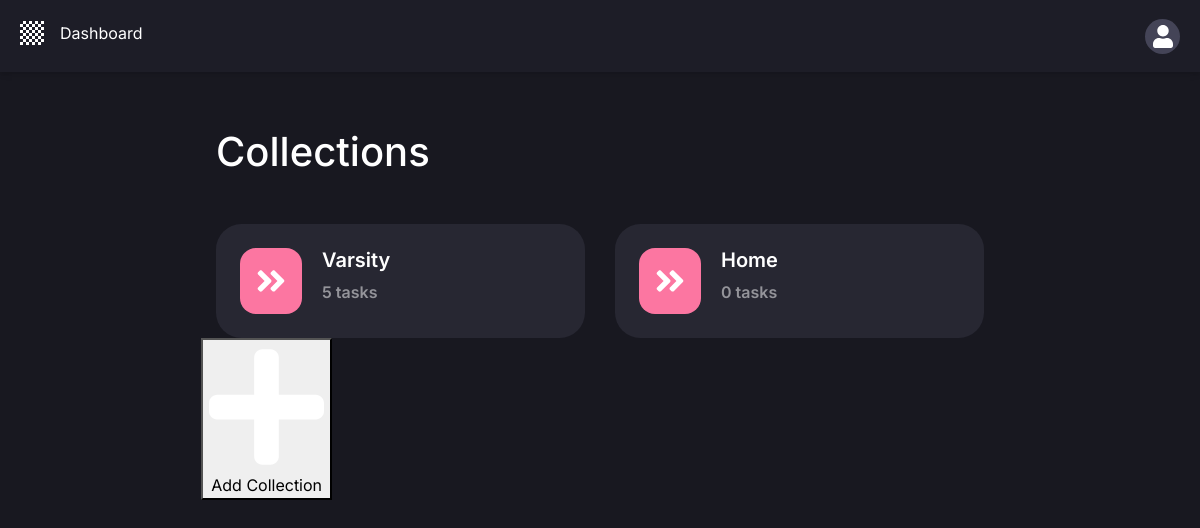
/dashboard/ (signed in), run on an earlier commit of the app's database.
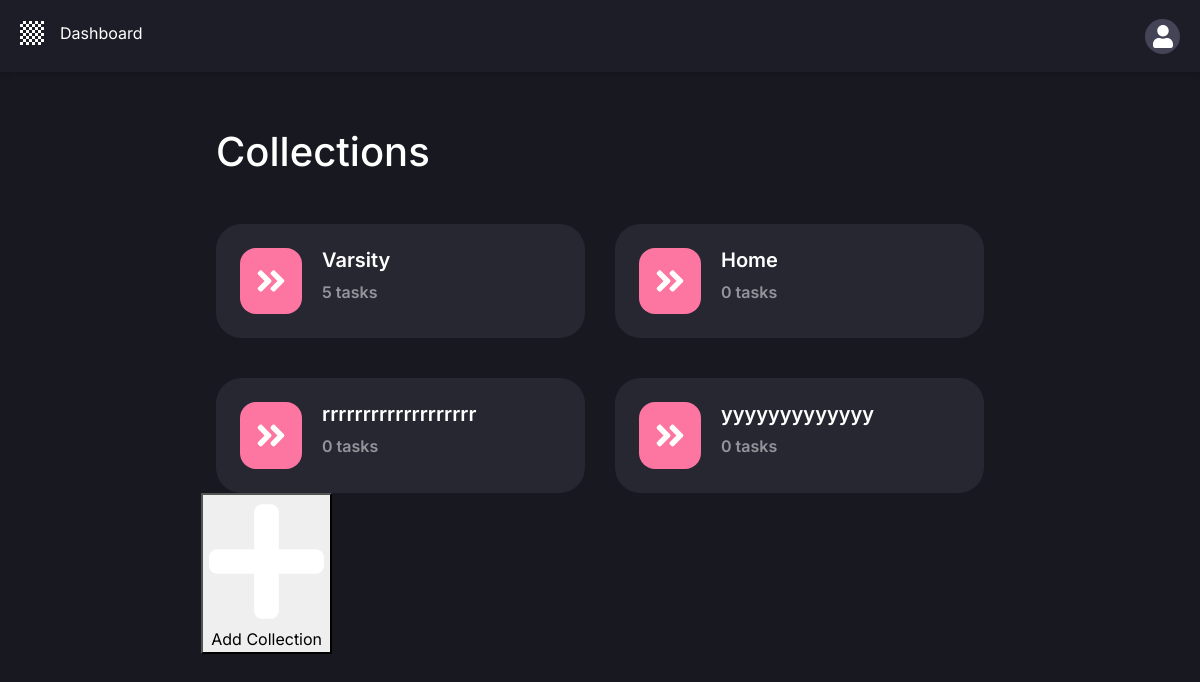
And on a later commit of the database.
### todolist/models.py (models this page shows, shortened)
class Collection(models.Model):
    user = models.ForeignKey(User, on_delete=models.CASCADE, null=True, blank=True)
    collection_name = models.TextField(null=True)

### todolist/views.py (the view)
# urls.py: path('dashboard/', views.dashboard, name='dashboard'),
def dashboard(request, *args, **kwargs):
    newcollection = CollectionCreationForm()
    if request.method == 'POST':
        newcollection = CollectionCreationForm(request.POST)
        if newcollection.is_valid():
            newcollection.instance.user = request.user
            newcollection.save()
    collections = Collection.objects.filter(user=request.user).all()  # show data only login users
    context = {'collections': collections, 'newcollection': newcollection}
    return render(request, 'dashboard.html', context)

### Templates/dashboard.html (shortened to what this page needs)
{% extends 'dashboard_base.html' %}
{% load static %}
{% block content %}
    <section class="collection">
        <h1>Collections</h1>
        <div class="row">
            {% for collection in collections %}
                <div class="col-6">
                    <div class="collection-item-wrapper">
                        <a href="{% url 'single_collection' collection.id %}" class="collection-item">
                            <div class="collection-item-icon">
                                <img src="{% static 'images/right-arrow.svg' %}"
                                     class="d-inline-block align-top" alt="">
                            </div>
                            <div class="collection-item-content">
                                <h2>{{ collection.collection_name }}</h2>
                                <p>{{ collection.task_set.all.count }} tasks</p>
                            </div>
                        </a>
                    </div>
                </div>
            {% endfor %}
            <button class="add-collection" data-toggle="modal" data-target="#collectionCreateModal">
                <img src="{% static 'images/plus.svg' %}"
                     class="d-inline-block align-top" alt="">
                <span>Add Collection</span>
            </button>
        </div>
    </section>
{% endblock %}

What changed in the data, as far as the page shows it:
added Collection: collection_name "rrrrrrrrrrrrrrrrrrr", task_set.all.count "0"
added Collection: collection_name "yyyyyyyyyyyyy", task_set.all.count "0"
